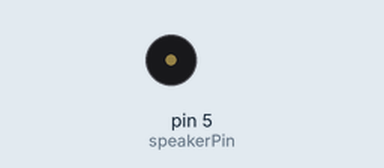
Simulated run of this sketch. Board: Arduino Uno, built with avr-gcc and run on an emulated ATmega328P. On the bench: buzzer (waves = sounding).

Above: at 2.2 s.
Timing chart, 0 to 3.0 s (numbered marks = the images above):
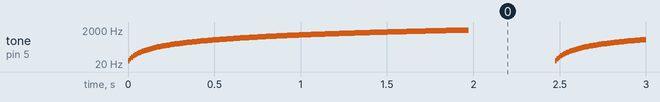

The sketch:

sketch07_03_for_tone.ino
```cpp
/* for文で音程を変えながら音を鳴らす。*/

const int speakerPin = 5;

void setup() {
}

void loop() {
  int i;

  for (i = 31; i <= 2000; i += 10) {
    tone(speakerPin, i, 10);
    delay(10);
  }
  delay(500);
}
```

Measured:
- by itself, tone on pin 5 (speakerPin): plays 31 Hz for 0.01 s, 41 Hz for 0.01 s, 51 Hz for 0.01 s, 61 Hz for 0.01 s, 71 Hz for 0.01 s, 81 Hz for 0.01 s … (3995 notes in this stretch)
